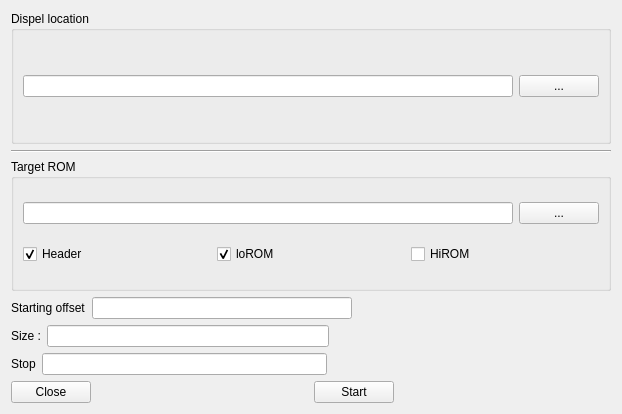
<?xml version="1.0" encoding="UTF-8"?>
<ui version="4.0">
 <class>DisassemblyLaunchWindow</class>
 <widget class="QWidget" name="DisassemblyLaunchWindow">
  <property name="windowModality">
   <enum>Qt::NonModal</enum>
  </property>
  <property name="geometry">
   <rect>
    <x>0</x>
    <y>0</y>
    <width>622</width>
    <height>414</height>
   </rect>
  </property>
  <property name="windowTitle">
   <string>Dispel Launcher</string>
  </property>
  <layout class="QVBoxLayout" name="verticalLayout_2">
   <item>
    <widget class="QGroupBox" name="groupBox_2">
     <property name="title">
      <string>Dispel location</string>
     </property>
     <layout class="QHBoxLayout" name="horizontalLayout_6">
      <item>
       <layout class="QHBoxLayout" name="horizontalLayout_5">
        <item>
         <widget class="QLineEdit" name="dispelLineEdit"/>
        </item>
        <item>
         <widget class="QPushButton" name="dispelPushButton">
          <property name="text">
           <string>...</string>
          </property>
         </widget>
        </item>
       </layout>
      </item>
     </layout>
    </widget>
   </item>
   <item>
    <widget class="Line" name="line">
     <property name="orientation">
      <enum>Qt::Horizontal</enum>
     </property>
    </widget>
   </item>
   <item>
    <widget class="QGroupBox" name="groupBox">
     <property name="title">
      <string>Target ROM</string>
     </property>
     <layout class="QVBoxLayout" name="verticalLayout">
      <item>
       <layout class="QHBoxLayout" name="horizontalLayout">
        <item>
         <widget class="QLineEdit" name="romPathLineEdit"/>
        </item>
        <item>
         <widget class="QPushButton" name="romPushButton">
          <property name="text">
           <string>...</string>
          </property>
         </widget>
        </item>
       </layout>
      </item>
      <item>
       <layout class="QHBoxLayout" name="horizontalLayout_7">
        <item>
         <widget class="QCheckBox" name="headerCheckBox">
          <property name="text">
           <string>Header</string>
          </property>
          <property name="checked">
           <bool>true</bool>
          </property>
         </widget>
        </item>
        <item>
         <widget class="QCheckBox" name="loROMCheckBox">
          <property name="text">
           <string>loROM</string>
          </property>
          <property name="checked">
           <bool>true</bool>
          </property>
          <attribute name="buttonGroup">
           <string notr="true">buttonGroup</string>
          </attribute>
         </widget>
        </item>
        <item>
         <widget class="QCheckBox" name="hiROMCheckBox">
          <property name="text">
           <string>HiROM</string>
          </property>
          <property name="checked">
           <bool>false</bool>
          </property>
          <attribute name="buttonGroup">
           <string notr="true">buttonGroup</string>
          </attribute>
         </widget>
        </item>
       </layout>
      </item>
     </layout>
    </widget>
   </item>
   <item>
    <layout class="QHBoxLayout" name="horizontalLayout_2">
     <item>
      <widget class="QLabel" name="label">
       <property name="text">
        <string>Starting offset</string>
       </property>
      </widget>
     </item>
     <item>
      <widget class="QLineEdit" name="startLineEdit"/>
     </item>
     <item>
      <spacer name="horizontalSpacer">
       <property name="orientation">
        <enum>Qt::Horizontal</enum>
       </property>
       <property name="sizeHint" stdset="0">
        <size>
         <width>40</width>
         <height>20</height>
        </size>
       </property>
      </spacer>
     </item>
    </layout>
   </item>
   <item>
    <layout class="QHBoxLayout" name="horizontalLayout_4">
     <item>
      <widget class="QLabel" name="label_2">
       <property name="text">
        <string>Size :</string>
       </property>
      </widget>
     </item>
     <item>
      <widget class="QLineEdit" name="sizeLineEdit"/>
     </item>
     <item>
      <spacer name="horizontalSpacer_3">
       <property name="orientation">
        <enum>Qt::Horizontal</enum>
       </property>
       <property name="sizeHint" stdset="0">
        <size>
         <width>40</width>
         <height>20</height>
        </size>
       </property>
      </spacer>
     </item>
    </layout>
   </item>
   <item>
    <layout class="QHBoxLayout" name="horizontalLayout_3">
     <item>
      <widget class="QLabel" name="label_3">
       <property name="text">
        <string>Stop</string>
       </property>
      </widget>
     </item>
     <item>
      <widget class="QLineEdit" name="stopLineEdit_2"/>
     </item>
     <item>
      <spacer name="horizontalSpacer_2">
       <property name="orientation">
        <enum>Qt::Horizontal</enum>
       </property>
       <property name="sizeHint" stdset="0">
        <size>
         <width>40</width>
         <height>20</height>
        </size>
       </property>
      </spacer>
     </item>
    </layout>
   </item>
   <item>
    <layout class="QHBoxLayout" name="horizontalLayout_8">
     <item>
      <widget class="QPushButton" name="pushButton_2">
       <property name="text">
        <string>Close</string>
       </property>
      </widget>
     </item>
     <item>
      <spacer name="horizontalSpacer_4">
       <property name="orientation">
        <enum>Qt::Horizontal</enum>
       </property>
       <property name="sizeHint" stdset="0">
        <size>
         <width>40</width>
         <height>20</height>
        </size>
       </property>
      </spacer>
     </item>
     <item>
      <widget class="QPushButton" name="pushButton">
       <property name="text">
        <string>Start</string>
       </property>
      </widget>
     </item>
     <item>
      <spacer name="horizontalSpacer_5">
       <property name="orientation">
        <enum>Qt::Horizontal</enum>
       </property>
       <property name="sizeHint" stdset="0">
        <size>
         <width>40</width>
         <height>20</height>
        </size>
       </property>
      </spacer>
     </item>
    </layout>
   </item>
  </layout>
 </widget>
 <resources/>
 <connections/>
 <buttongroups>
  <buttongroup name="buttonGroup"/>
 </buttongroups>
</ui>
